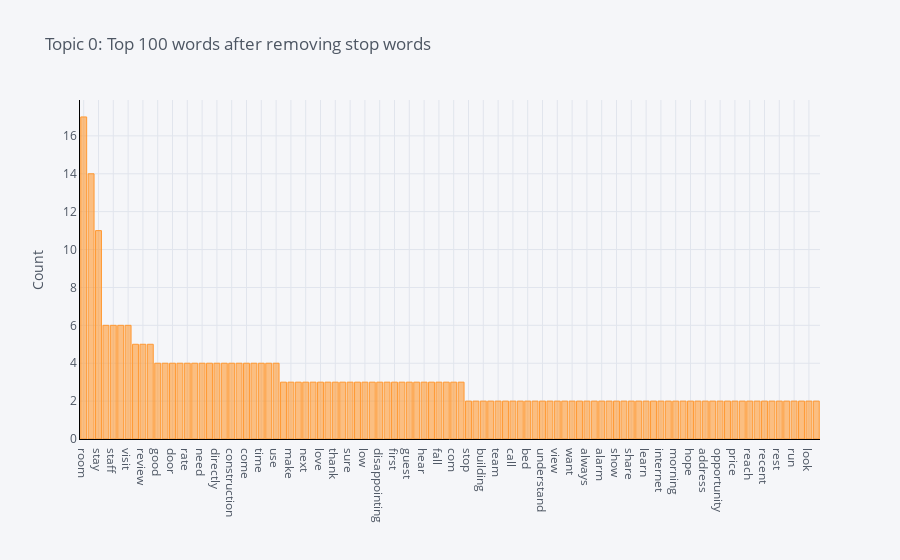

The code cell stored with this chart in its notebook:
### Code cell
plot_model(model=lda, plot = 'frequency', topic_num = 'Topic 0')

### Figure 1 — Plotly figure (JSON) as saved in the notebook; plotly's stock layout.template omitted (floating-point values rounded to 4 significant figures)
{"data": [{"marker": {"color": "rgba(255, 153, 51, 0.6)", "line": {"color": "rgba(255, 153, 51, 1.0)", "width": 1}}, "name": "count", "orientation": "v", "text": "", "type": "bar", "x": ["room", "hotel", "stay", "book", "staff", "night", "visit", "great", "review", "experience", "good", "give", "door", "open", "rate", "reception", "need", "place", "directly", "bad", "construction", "sleep", "come", "well", "time", "try", "use", "offer", "make", "wind", "next", "non", "love", "service", "thank", "take", "sure", "set", "low", "write", "disappointing", "blow", "first", "awful", "guest", "happy", "hear", "find", "fall", "check", "com", "connection", "stop", "swimming_pool", "building", "small", "team", "situation", "call", "tournament", "bed", "short", "understand", "assure", "view", "arrive", "want", "way", "always", "whole", "alarm", "work", "show", "little", "share", "day", "learn", "last", "internet", "minimum", "morning", "horrendous", "hope", "nice", "address", "often", "opportunity", "perform", "price", "put", "reach", "really", "recent", "family", "rest", "earn", "run", "sadly", "look", "absolutely"], "y": [17, 14, 11, 6, 6, 6, 6, 5, 5, 5, 4, 4, 4, 4, 4, 4, 4, 4, 4, 4, 4, 4, 4, 4, 4, 4, 4, 3, 3, 3, 3, 3, 3, 3, 3, 3, 3, 3, 3, 3, 3, 3, 3, 3, 3, 3, 3, 3, 3, 3, 3, 3, 2, 2, 2, 2, 2, 2, 2, 2, 2, 2, 2, 2, 2, 2, 2, 2, 2, 2, 2, 2, 2, 2, 2, 2, 2, 2, 2, 2, 2, 2, 2, 2, 2, 2, 2, 2, 2, 2, 2, 2, 2, 2, 2, 2, 2, 2, 2, 2]}], "layout": {"legend": {"bgcolor": "#F5F6F9", "font": {"color": "#4D5663"}}, "paper_bgcolor": "#F5F6F9", "plot_bgcolor": "#F5F6F9", "title": {"font": {"color": "#4D5663"}, "text": "Topic 0: Top 100 words after removing stop words"}, "xaxis": {"gridcolor": "#E1E5ED", "linecolor": "black", "showgrid": true, "tickfont": {"color": "#4D5663"}, "title": {"font": {"color": "#4D5663"}, "text": ""}, "zerolinecolor": "#E1E5ED"}, "yaxis": {"gridcolor": "#E1E5ED", "linecolor": "black", "showgrid": true, "tickfont": {"color": "#4D5663"}, "title": {"font": {"color": "#4D5663"}, "text": "Count"}, "zerolinecolor": "#E1E5ED"}}}
